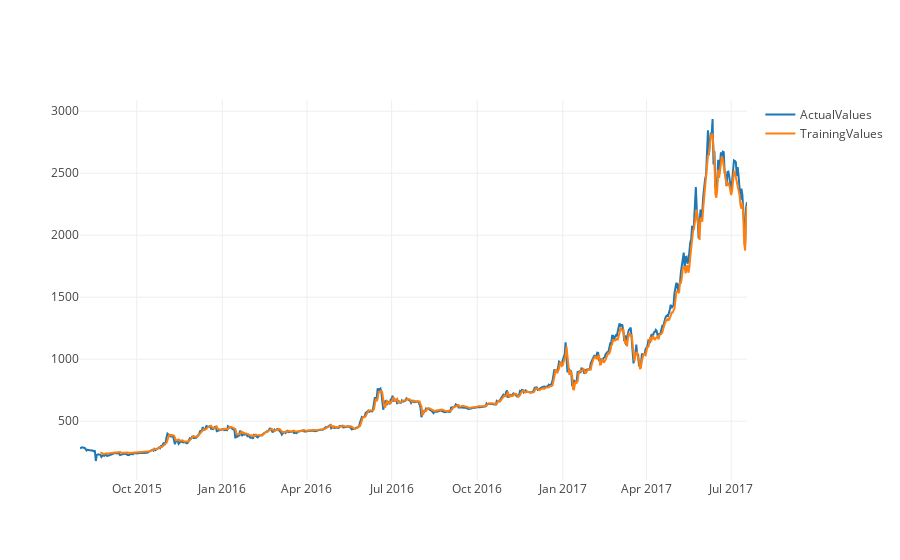

The cell this chart's notebook holds for it:
### Code cell
Actual = pd.DataFrame(prices, columns=["close"], index=all_df.date).close
Training = pd.DataFrame(trainPredictPlot, columns=["close"], index=all_df.date).close
pred = pd.DataFrame(trainPredictPlot, columns=["close"], index=all_df.date).close

ActualValues = go.Scatter( x = df.date, y = Actual, name = 'ActualValues')
TrainingValues = go.Scatter( x = df.date, y = Training, name = 'TrainingValues')

iplot([ActualValues,TrainingValues])

### Figure 1 — Plotly figure (JSON) as saved in the notebook; plotly's stock layout.template omitted (floating-point values rounded to 4 significant figures; data arrays with more than 128 entries replaced by an {"elided": "..."} marker saying what was removed)
{"data": [{"name": "ActualValues", "type": "scatter", "x": {"elided": "718 str values"}, "y": {"elided": "718 float values"}}, {"name": "TrainingValues", "type": "scatter", "x": {"elided": "718 str values"}, "y": {"elided": "718 float values"}}], "layout": {}}
